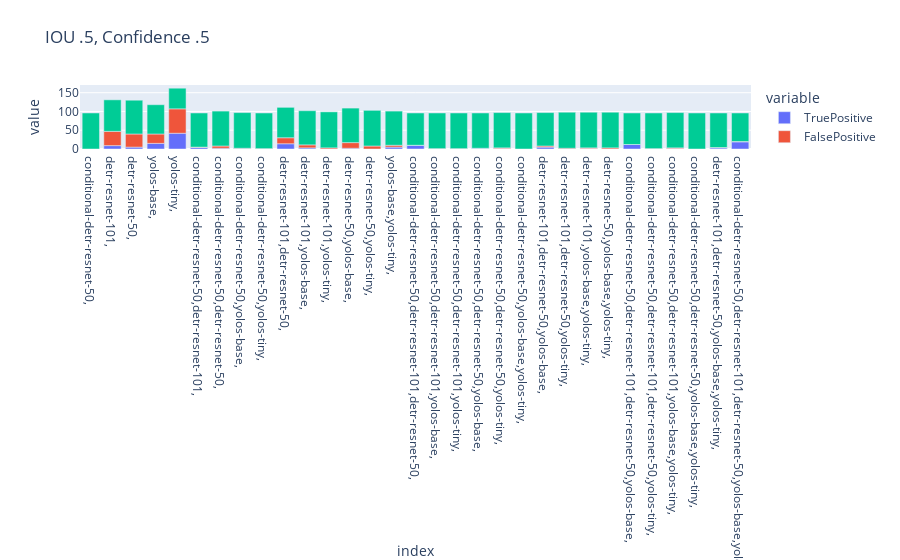

Write notebook code for a chart like this one.
### Code cell
import plotly.express as px

fig = px.bar(dataFrameCount, x="index", y="value", color="variable", title="IOU .5, Confidence .5")
fig.show()

### Figure 1 — Plotly figure (JSON) as saved in the notebook; plotly's stock layout.template omitted (floating-point values rounded to 4 significant figures)
{"data": [{"alignmentgroup": "True", "hovertemplate": "variable=TruePositive<br>index=%{x}<br>value=%{y}<extra></extra>", "legendgroup": "TruePositive", "marker": {"color": "#636efa", "pattern": {"shape": ""}}, "name": "TruePositive", "offsetgroup": "TruePositive", "orientation": "v", "showlegend": true, "textposition": "auto", "type": "bar", "x": ["conditional-detr-resnet-50,", "detr-resnet-101,", "detr-resnet-50,", "yolos-base,", "yolos-tiny,", "conditional-detr-resnet-50,detr-resnet-101,", "conditional-detr-resnet-50,detr-resnet-50,", "conditional-detr-resnet-50,yolos-base,", "conditional-detr-resnet-50,yolos-tiny,", "detr-resnet-101,detr-resnet-50,", "detr-resnet-101,yolos-base,", "detr-resnet-101,yolos-tiny,", "detr-resnet-50,yolos-base,", "detr-resnet-50,yolos-tiny,", "yolos-base,yolos-tiny,", "conditional-detr-resnet-50,detr-resnet-101,detr-resnet-50,", "conditional-detr-resnet-50,detr-resnet-101,yolos-base,", "conditional-detr-resnet-50,detr-resnet-101,yolos-tiny,", "conditional-detr-resnet-50,detr-resnet-50,yolos-base,", "conditional-detr-resnet-50,detr-resnet-50,yolos-tiny,", "conditional-detr-resnet-50,yolos-base,yolos-tiny,", "detr-resnet-101,detr-resnet-50,yolos-base,", "detr-resnet-101,detr-resnet-50,yolos-tiny,", "detr-resnet-101,yolos-base,yolos-tiny,", "detr-resnet-50,yolos-base,yolos-tiny,", "conditional-detr-resnet-50,detr-resnet-101,detr-resnet-50,yolos-base,", "conditional-detr-resnet-50,detr-resnet-101,detr-resnet-50,yolos-tiny,", "conditional-detr-resnet-50,detr-resnet-101,yolos-base,yolos-tiny,", "conditional-detr-resnet-50,detr-resnet-50,yolos-base,yolos-tiny,", "detr-resnet-101,detr-resnet-50,yolos-base,yolos-tiny,", "conditional-detr-resnet-50,detr-resnet-101,detr-resnet-50,yolos-base,yolos-tiny,"], "xaxis": "x", "y": [0, 9, 5, 15, 42, 4, 2, 1, 0, 14, 3, 0, 2, 0, 5, 10, 0, 0, 2, 1, 0, 5, 0, 1, 0, 12, 0, 1, 0, 3, 19], "yaxis": "y"}, {"alignmentgroup": "True", "hovertemplate": "variable=FalsePositive<br>index=%{x}<br>value=%{y}<extra></extra>", "legendgroup": "FalsePositive", "marker": {"color": "#EF553B", "pattern": {"shape": ""}}, "name": "FalsePositive", "offsetgroup": "FalsePositive", "orientation": "v", "showlegend": true, "textposition": "auto", "type": "bar", "x": ["conditional-detr-resnet-50,", "detr-resnet-101,", "detr-resnet-50,", "yolos-base,", "yolos-tiny,", "conditional-detr-resnet-50,detr-resnet-101,", "conditional-detr-resnet-50,detr-resnet-50,", "conditional-detr-resnet-50,yolos-base,", "conditional-detr-resnet-50,yolos-tiny,", "detr-resnet-101,detr-resnet-50,", "detr-resnet-101,yolos-base,", "detr-resnet-101,yolos-tiny,", "detr-resnet-50,yolos-base,", "detr-resnet-50,yolos-tiny,", "yolos-base,yolos-tiny,", "conditional-detr-resnet-50,detr-resnet-101,detr-resnet-50,", "conditional-detr-resnet-50,detr-resnet-101,yolos-base,", "conditional-detr-resnet-50,detr-resnet-101,yolos-tiny,", "conditional-detr-resnet-50,detr-resnet-50,yolos-base,", "conditional-detr-resnet-50,detr-resnet-50,yolos-tiny,", "conditional-detr-resnet-50,yolos-base,yolos-tiny,", "detr-resnet-101,detr-resnet-50,yolos-base,", "detr-resnet-101,detr-resnet-50,yolos-tiny,", "detr-resnet-101,yolos-base,yolos-tiny,", "detr-resnet-50,yolos-base,yolos-tiny,", "conditional-detr-resnet-50,detr-resnet-101,detr-resnet-50,yolos-base,", "conditional-detr-resnet-50,detr-resnet-101,detr-resnet-50,yolos-tiny,", "conditional-detr-resnet-50,detr-resnet-101,yolos-base,yolos-tiny,", "conditional-detr-resnet-50,detr-resnet-50,yolos-base,yolos-tiny,", "detr-resnet-101,detr-resnet-50,yolos-base,yolos-tiny,", "conditional-detr-resnet-50,detr-resnet-101,detr-resnet-50,yolos-base,yolos-tiny,"], "xaxis": "x", "y": [0, 38, 35, 25, 65, 1, 6, 1, 1, 16, 8, 3, 15, 8, 5, 0, 1, 1, 0, 2, 0, 3, 2, 2, 3, 0, 1, 2, 0, 1, 1], "yaxis": "y"}, {"alignmentgroup": "True", "hovertemplate": "variable=FalseNegative<br>index=%{x}<br>value=%{y}<extra></extra>", "legendgroup": "FalseNegative", "marker": {"color": "#00cc96", "pattern": {"shape": ""}}, "name": "FalseNegative", "offsetgroup": "FalseNegative", "orientation": "v", "showlegend": true, "textposition": "auto", "type": "bar", "x": ["conditional-detr-resnet-50,", "detr-resnet-101,", "detr-resnet-50,", "yolos-base,", "yolos-tiny,", "conditional-detr-resnet-50,detr-resnet-101,", "conditional-detr-resnet-50,detr-resnet-50,", "conditional-detr-resnet-50,yolos-base,", "conditional-detr-resnet-50,yolos-tiny,", "detr-resnet-101,detr-resnet-50,", "detr-resnet-101,yolos-base,", "detr-resnet-101,yolos-tiny,", "detr-resnet-50,yolos-base,", "detr-resnet-50,yolos-tiny,", "yolos-base,yolos-tiny,", "conditional-detr-resnet-50,detr-resnet-101,detr-resnet-50,", "conditional-detr-resnet-50,detr-resnet-101,yolos-base,", "conditional-detr-resnet-50,detr-resnet-101,yolos-tiny,", "conditional-detr-resnet-50,detr-resnet-50,yolos-base,", "conditional-detr-resnet-50,detr-resnet-50,yolos-tiny,", "conditional-detr-resnet-50,yolos-base,yolos-tiny,", "detr-resnet-101,detr-resnet-50,yolos-base,", "detr-resnet-101,detr-resnet-50,yolos-tiny,", "detr-resnet-101,yolos-base,yolos-tiny,", "detr-resnet-50,yolos-base,yolos-tiny,", "conditional-detr-resnet-50,detr-resnet-101,detr-resnet-50,yolos-base,", "conditional-detr-resnet-50,detr-resnet-101,detr-resnet-50,yolos-tiny,", "conditional-detr-resnet-50,detr-resnet-101,yolos-base,yolos-tiny,", "conditional-detr-resnet-50,detr-resnet-50,yolos-base,yolos-tiny,", "detr-resnet-101,detr-resnet-50,yolos-base,yolos-tiny,", "conditional-detr-resnet-50,detr-resnet-101,detr-resnet-50,yolos-base,yolos-tiny,"], "xaxis": "x", "y": [96, 84, 90, 78, 55, 91, 93, 95, 95, 81, 91, 96, 92, 95, 91, 86, 95, 95, 94, 94, 96, 89, 96, 95, 95, 84, 95, 94, 96, 92, 76], "yaxis": "y"}], "layout": {"autosize": true, "barmode": "relative", "legend": {"title": {"text": "variable"}, "tracegroupgap": 0}, "title": {"text": "IOU .5, Confidence .5"}, "xaxis": {"anchor": "y", "autorange": true, "domain": [0, 1], "range": [-0.5, 30.5], "title": {"text": "index"}, "type": "category"}, "yaxis": {"anchor": "x", "autorange": true, "domain": [0, 1], "range": [0, 170.5], "title": {"text": "value"}, "type": "linear"}}}
